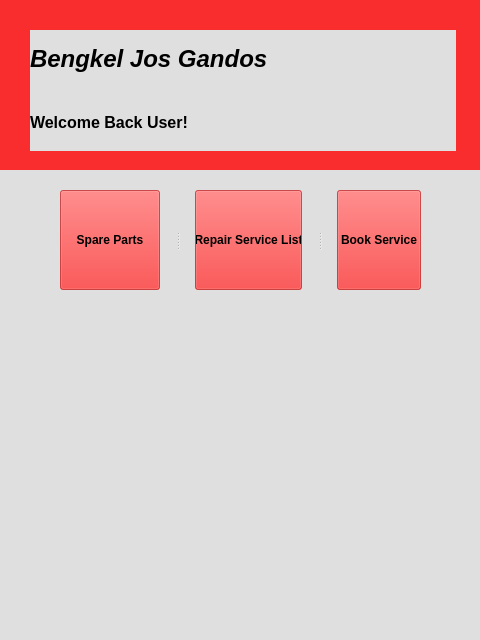
<?xml version="1.0" encoding="UTF-8"?>
<ui version="4.0">
 <class>MainWindow</class>
 <widget class="QMainWindow" name="MainWindow">
  <property name="geometry">
   <rect>
    <x>0</x>
    <y>0</y>
    <width>480</width>
    <height>640</height>
   </rect>
  </property>
  <property name="windowTitle">
   <string>MainWindow</string>
  </property>
  <property name="styleSheet">
   <string notr="true">background-color: rgb(223, 223, 223);</string>
  </property>
  <widget class="QWidget" name="centralwidget">
   <widget class="QLabel" name="label_2">
    <property name="geometry">
     <rect>
      <x>-10</x>
      <y>-40</y>
      <width>1051</width>
      <height>271</height>
     </rect>
    </property>
    <property name="styleSheet">
     <string notr="true">background-color: rgb(255, 0, 0, 80%);</string>
    </property>
    <property name="text">
     <string/>
    </property>
   </widget>
   <widget class="QLabel" name="label_4">
    <property name="geometry">
     <rect>
      <x>-80</x>
      <y>170</y>
      <width>671</width>
      <height>161</height>
     </rect>
    </property>
    <property name="styleSheet">
     <string notr="true">background-color: rgb(223, 223, 223);</string>
    </property>
    <property name="text">
     <string/>
    </property>
   </widget>
   <widget class="QWidget" name="layoutWidget">
    <property name="geometry">
     <rect>
      <x>30</x>
      <y>30</y>
      <width>426</width>
      <height>121</height>
     </rect>
    </property>
    <layout class="QVBoxLayout" name="verticalLayout_2">
     <item>
      <widget class="QLabel" name="label_title">
       <property name="font">
        <font>
         <family>Helvetica</family>
         <pointsize>18</pointsize>
         <weight>75</weight>
         <italic>true</italic>
         <bold>true</bold>
        </font>
       </property>
       <property name="autoFillBackground">
        <bool>false</bool>
       </property>
       <property name="styleSheet">
        <string notr="true">background-color: rgb(255, 0, 0, 0%);</string>
       </property>
       <property name="text">
        <string>Bengkel Jos Gandos</string>
       </property>
      </widget>
     </item>
     <item>
      <widget class="QLabel" name="label_user">
       <property name="font">
        <font>
         <family>Helvetica</family>
         <pointsize>12</pointsize>
         <weight>75</weight>
         <bold>true</bold>
        </font>
       </property>
       <property name="autoFillBackground">
        <bool>false</bool>
       </property>
       <property name="styleSheet">
        <string notr="true">background-color: rgb(255, 0, 0, 0%);</string>
       </property>
       <property name="text">
        <string>Welcome Back User!</string>
       </property>
      </widget>
     </item>
    </layout>
   </widget>
   <widget class="QSplitter" name="splitter">
    <property name="geometry">
     <rect>
      <x>60</x>
      <y>190</y>
      <width>361</width>
      <height>100</height>
     </rect>
    </property>
    <property name="orientation">
     <enum>Qt::Horizontal</enum>
    </property>
    <property name="handleWidth">
     <number>35</number>
    </property>
    <widget class="QPushButton" name="push_spare_parts">
     <property name="minimumSize">
      <size>
       <width>100</width>
       <height>100</height>
      </size>
     </property>
     <property name="font">
      <font>
       <family>Helvetica</family>
       <pointsize>9</pointsize>
       <weight>75</weight>
       <bold>true</bold>
      </font>
     </property>
     <property name="layoutDirection">
      <enum>Qt::LeftToRight</enum>
     </property>
     <property name="styleSheet">
      <string notr="true">background-color: rgb(255, 0, 0, 60%);</string>
     </property>
     <property name="text">
      <string>Spare Parts</string>
     </property>
    </widget>
    <widget class="QPushButton" name="push_service_list">
     <property name="font">
      <font>
       <family>Helvetica</family>
       <pointsize>9</pointsize>
       <weight>75</weight>
       <bold>true</bold>
      </font>
     </property>
     <property name="layoutDirection">
      <enum>Qt::LeftToRight</enum>
     </property>
     <property name="styleSheet">
      <string notr="true">background-color: rgb(255, 0, 0, 60%);</string>
     </property>
     <property name="text">
      <string>Repair Service List</string>
     </property>
    </widget>
    <widget class="QPushButton" name="push_book">
     <property name="font">
      <font>
       <family>Helvetica</family>
       <pointsize>9</pointsize>
       <weight>75</weight>
       <bold>true</bold>
      </font>
     </property>
     <property name="layoutDirection">
      <enum>Qt::LeftToRight</enum>
     </property>
     <property name="styleSheet">
      <string notr="true">background-color: rgb(255, 0, 0, 60%);</string>
     </property>
     <property name="text">
      <string>Book Service</string>
     </property>
    </widget>
   </widget>
   <zorder>label_2</zorder>
   <zorder>layoutWidget</zorder>
   <zorder>label_4</zorder>
   <zorder>splitter</zorder>
  </widget>
  <widget class="QMenuBar" name="menubar">
   <property name="geometry">
    <rect>
     <x>0</x>
     <y>0</y>
     <width>480</width>
     <height>26</height>
    </rect>
   </property>
   <property name="autoFillBackground">
    <bool>false</bool>
   </property>
  </widget>
  <widget class="QStatusBar" name="statusbar"/>
 </widget>
 <resources/>
 <connections/>
</ui>
